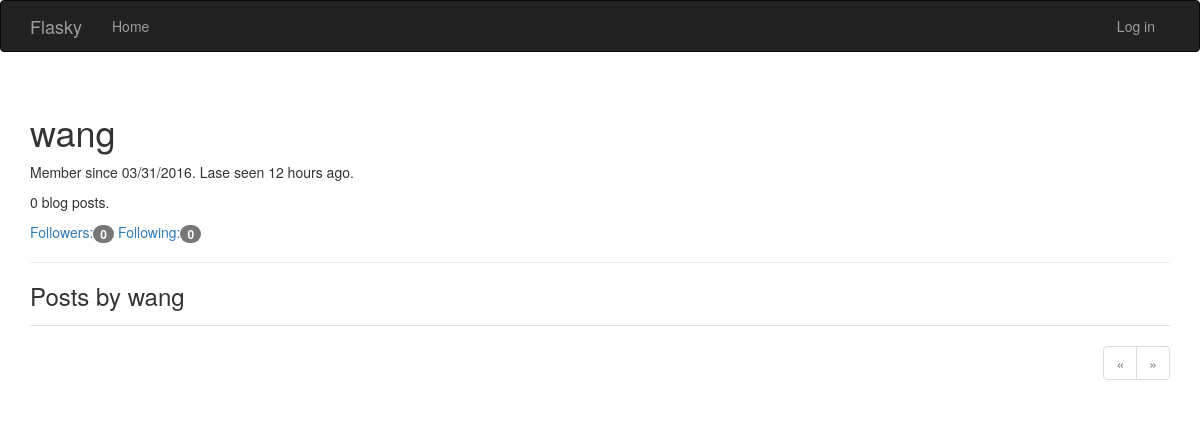
Before: /user/wang with the older database file.
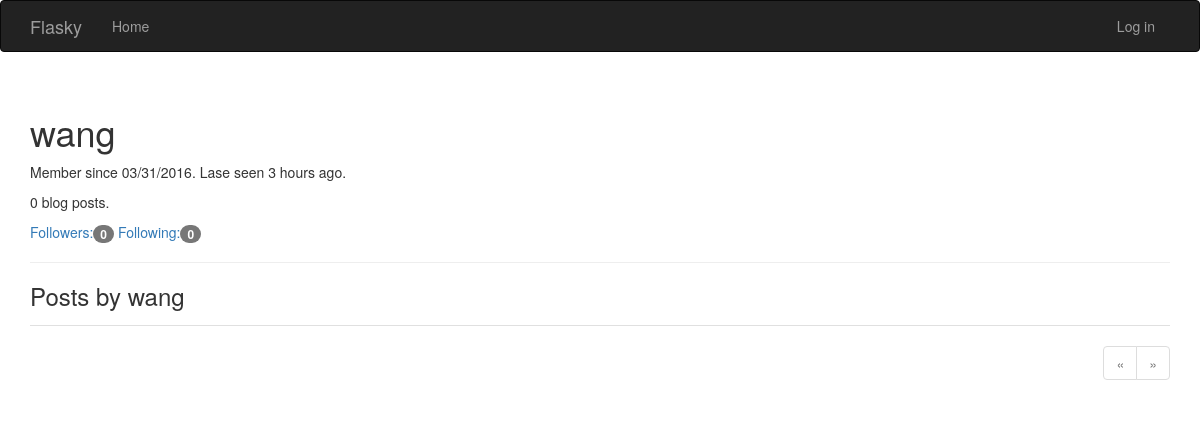
After: the same page with the newer database file.
### app/models.py (models this page shows, shortened)
class User(UserMixin, db.Model):
    __tablename__ = 'users'
    id = db.Column(db.Integer, primary_key=True)
    username = db.Column(db.String(64), unique=True, index=True)
    email = db.Column(db.String(64), unique=True, index=True)
    role_id = db.Column(db.Integer, db.ForeignKey('roles.id'))
    password_hash = db.Column(db.String(128))
    posts = db.relationship('Post', backref='author', lazy='dynamic')
    comments = db.relationship('Comment', backref='author', lazy='dynamic')
    name = db.Column(db.String(64))
    location = db.Column(db.String(64))
    about_me = db.Column(db.Text())
    member_since = db.Column(db.DateTime(), default=datetime.utcnow)
    last_seen = db.Column(db.DateTime(), default=datetime.utcnow)
    followed = db.relationship('Follow',                   #当前用户关注的人
                               foreign_keys=[Follow.follower_id],
                               backref=db.backref('follower', lazy='joined'),
                               lazy='dynamic',
                               cascade='all, delete-orphan')
    followers=db.relationship('Follow',                   #关注当前用户的人
                              foreign_keys=[Follow.followed_id],
                              backref=db.backref('followed', lazy='joined'),
                              lazy='dynamic',
                              cascade='all, delete-orphan')
    @property
    def password(self):
        raise AttributeError('password is not a readable attribute')

### app/main/views.py (the view)
@main.route('/user/<username>')
def user(username):
    user = User.query.filter_by(username=username).first_or_404()
    page = request.args.get('page', 1, type=int)
    pagination = user.posts.order_by(Post.timestamp.desc()).paginate(
        page, per_page=5, error_out=False)
    posts = pagination.items
    return render_template('user.html', user=user, posts=posts,
                           pagination=pagination)

### app/auth/views.py (called while the page is built)
@auth.before_app_request
def before_request():
    if current_user.is_authenticated:
        current_user.ping()

### app/main/__init__.py (called while the page is built)
@main.app_context_processor
def inject_permissions():
    return dict(Permission=Permission)

### app/models.py (called while the page is built)
    def can(self, permissions):
        return False

### app/templates/user.html (shortened to what this page needs)
{% extends "base.html" %}
{% import "_macros.html" as macros %}
{% block page_content %}
<div class="page-header">
    <div class="profile-header">
        <h1>{{ user.username }}</h1>
        <p>
            Member since {{ moment(user.member_since).format('L') }}.
            Lase seen {{ moment(user.last_seen).fromNow() }}.
        </p>
        <p>{{ user.posts.count() }} blog posts.</p>
        <p>
        <a href="{{ url_for('.followers',username=user.username) }}">
            Followers:<span class="badge">{{ user.followers.count() }}</span>
        </a>
        <a>
            Following:<span class="badge">{{ user.followed.count() }}</span>
        </a>
        </p>
    </div>
</div>
<h3>Posts by {{ user.username }}</h3>
{% include '_posts.html' %}
{% if pagination %}
<div class="pagination">
    {{ macros.pagination_widget(pagination, '.user', username=user.usename) }}
</div>
{% endif %}
{% endblock %}

Changed rows visible on the page:
changed User "wang": last_seen "12 hours ago" → "3 hours ago"
